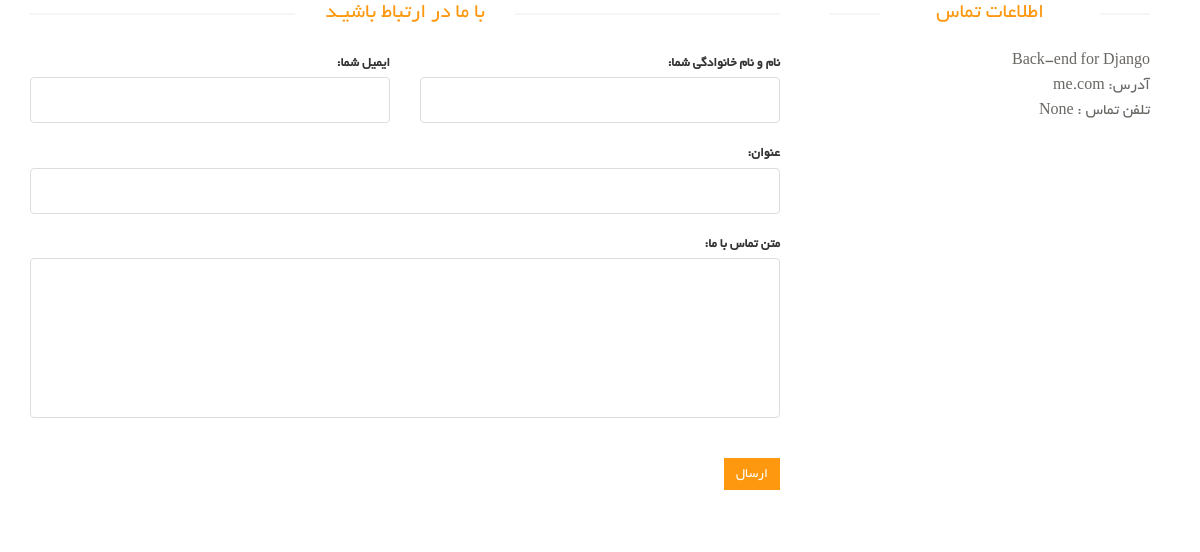
The page /contact-us/ on the database its author committed.
### site_module/models.py (models this page shows, shortened)
class SiteSetting(models.Model):
    site_name = models.CharField(max_length=200, verbose_name='نام سایت')
    site_url = models.CharField(max_length=200, verbose_name='دامنه سایت')
    address = models.CharField(max_length=200, verbose_name='آدرس')
    phone = models.CharField(max_length=200, null=True,
                             blank=True, verbose_name='تلفن')
    fax = models.CharField(max_length=200, null=True,
                           blank=True, verbose_name='فکس')
    email = models.CharField(max_length=200, null=True,
                             blank=True, verbose_name='ایمیل')
    copy_right = models.TextField(verbose_name='متن کپی رایت سایت')
    about_us_text = models.TextField(verbose_name='متن درباره ما سایت')
    site_logo = models.ImageField(
        upload_to='images/site-setting/', verbose_name='لوگو سایت')
    is_main_setting = models.BooleanField(verbose_name='تنظیمات اصلی')
    class Meta:
        verbose_name = 'تنظیمات سایت'
        verbose_name_plural = 'تنظیمات'

### contact_module/views.py (the view)
# urls.py: path('', views.ContactUsView.as_view(), name='contact_us_page'),
class ContactUsView(CreateView):
    form_class = ContactUsModelForm
    template_name = 'contact_module/contact_us_page.html'
    success_url = '/contact-us/'
    def get_context_data(self, *args, **kwargs):
        context = super().get_context_data(*args, **kwargs)
        setting: SiteSetting = SiteSetting.objects.filter(
            is_main_setting=True).first()
        context['site_setting'] = setting
        return context

### contact_module/forms.py
class ContactUsModelForm(forms.ModelForm):
    class Meta:
        model = ContactUs
        fields = ['full_name', 'email', 'title', 'message']
        widgets = {
            'full_name': forms.TextInput(attrs={
                'class': 'form-control'
            }),
            'email': forms.TextInput(attrs={
                'class': 'form-control'
            }),
            'title': forms.TextInput(attrs={
                'class': 'form-control'
            }),
            'message': forms.Textarea(attrs={
                'class': 'form-control',
                'rows': 5,
                'id': 'message'
            })
        }
        labels = {
            'full_name': 'نام و نام خانوادگی شما',
            'email': 'ایمیل شما'
        }
        error_messages = {
            'full_name': {
                'required': 'نام و نام خانوادگی اجباری می باشد. لطفا وارد کنید'
            }
        }

### contact_module/templates/contact_module/contact_us_page.html (shortened to what this page needs)
{% extends 'shared/_layout.html' %}
{% block content %}
    <div id="contact-page" class="container">
        <div class="bg">
            <div class="row">
                <div class="col-sm-8">
                    <div class="contact-form">
                        <h2 class="title text-center">با ما در ارتباط باشیـد</h2>
                        <form id="main-contact-form" class="contact-form row" action="{% url 'contact_us_page' %}"
                              method="post">
                            <div class="col-md-6 form-group">
                                {{ form.email.label_tag }}
                                {{ form.email }}
                            </div>
                            <div class="col-md-6 form-group">
                                {{ form.full_name.label_tag }}
                                {{ form.full_name }}
                            </div>
                            <div class="col-md-12 form-group">
                                {{ form.title.label_tag }}
                                {{ form.title }}
                            </div>
                            <div class="col-md-12 form-group">
                                {{ form.message.label_tag }}
                                {{ form.message }}
                            </div>
                            <div class="form-group col-md-12">
                                <button type="submit" class="btn btn-primary pull-right">ارسال</button>
                            </div>
                        </form>
                    </div>
                </div>
                <div class="col-sm-4">
                    <div class="contact-info">
                        <h2 class="title text-center">اطلاعات تماس</h2>
                        <address>
                            <p>{{ site_setting.site_name }}</p>
                            <p> آدرس: {{ site_setting.address }}</p>
                            <p>تلفن تماس : {{ site_setting.phone }}</p>
                        </address>
                    </div>
                </div>
            </div>
        </div>
    </div>
{% endblock %}

### static/css/main.css (style rules this page uses)
body { font-family: 'BYekan'; font-size: 10pt; position: relative; font-weight: normal; direction: rtl; }
h1, h2, h3, h4, h5, h6 { font-family: 'BYekan', sans-serif; }
.left-sidebar h2:after, h2.title:after { content: " "; position: absolute; border: 1px solid #f5f5f5; bottom: 8px; right: 0; width: 100%; height: 0; z-index: -2; }
h2.title:before { content: " "; position: absolute; background: #fff; bottom: -6px; width: 220px; height: 30px; z-index: -1; right: 50%; margin-right: -110px; }
h2.title { color: #FE980F; font-family: 'BYekan', sans-serif; font-size: 16pt; font-weight: 400; margin: 0 15px; text-transform: uppercase; margin-bottom: 30px; position: relative; }
.bg h2.title { margin-right: 0; margin-left: 0; margin-top: 0; }
.chose_area input, select, textarea { background: #F0F0E9; border: 0; color: #696763; padding: 6px; width: 100%; border-radius: 0; resize: none }
.btn.btn-primary { background: #FE980F; border: 0 none; border-radius: 0; margin-top: 16px; }
.contact-form .form-group { margin-bottom: 20px; }
#contact-page .form-control { background-color: #fff; border: 1px solid #ddd; color: #696763; height: 46px; padding: 6px 12px; width: 100%; font-size: 16px; border-radius: 4px; box-shadow: inherit; }
#contact-page #message { height: 160px; resize: none; }
#main-contact-form .btn-primary { margin-bottom: 15px; margin-top: 20px; }
#contact-page .contact-info { padding: 0 20px; }
#contact-page .contact-info address { margin-bottom: 40px; margin-top: -5px; }
#contact-page .contact-info p { margin-bottom: 0; color: #696763; font-size: 16px; line-height: 25px; }

### rows shown on the page
SiteSetting: site_name "Back-end for Django", address "me.com", phone "None"
